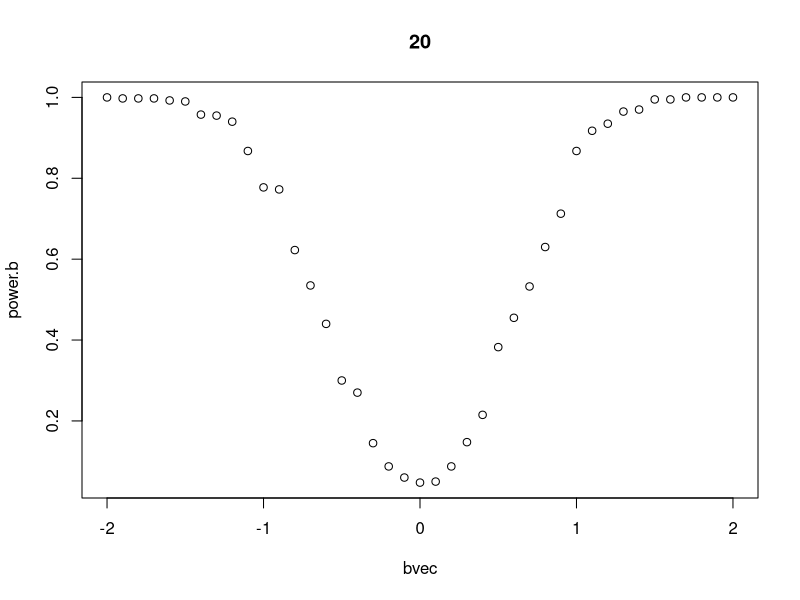

Reproduce this figure in R.
# how does slope impact power?  

# how does slope impact power?  

sample_size <- 20
a <- 2
sd <- 8

nsim <- 400
bvec <- seq(-2, 2, by = 0.1)
power.b <- numeric(length(bvec))
pval <- numeric(nsim)


for(j in 1:length(bvec)){
  for(i in 1:nsim){
    
    x <- sample(x = 1:20,
                size = sample_size,
                replace = TRUE)
    
    b <- bvec[j]
    y_det <- a + b*x
    y <- rnorm(n = length(y_det),
               mean = y_det,
               sd = sd)
    
    m <- lm(y ~ x)
    
    #get p-value
    
    pval[i] <- coef(summary(m))["x","Pr(>|t|)"]
    
  }#end i lloop
  power.b[j] <- sum(pval< 0.05)/nsim
  
}#end j loop

plot(power.b ~ bvec,main = sample_size)
